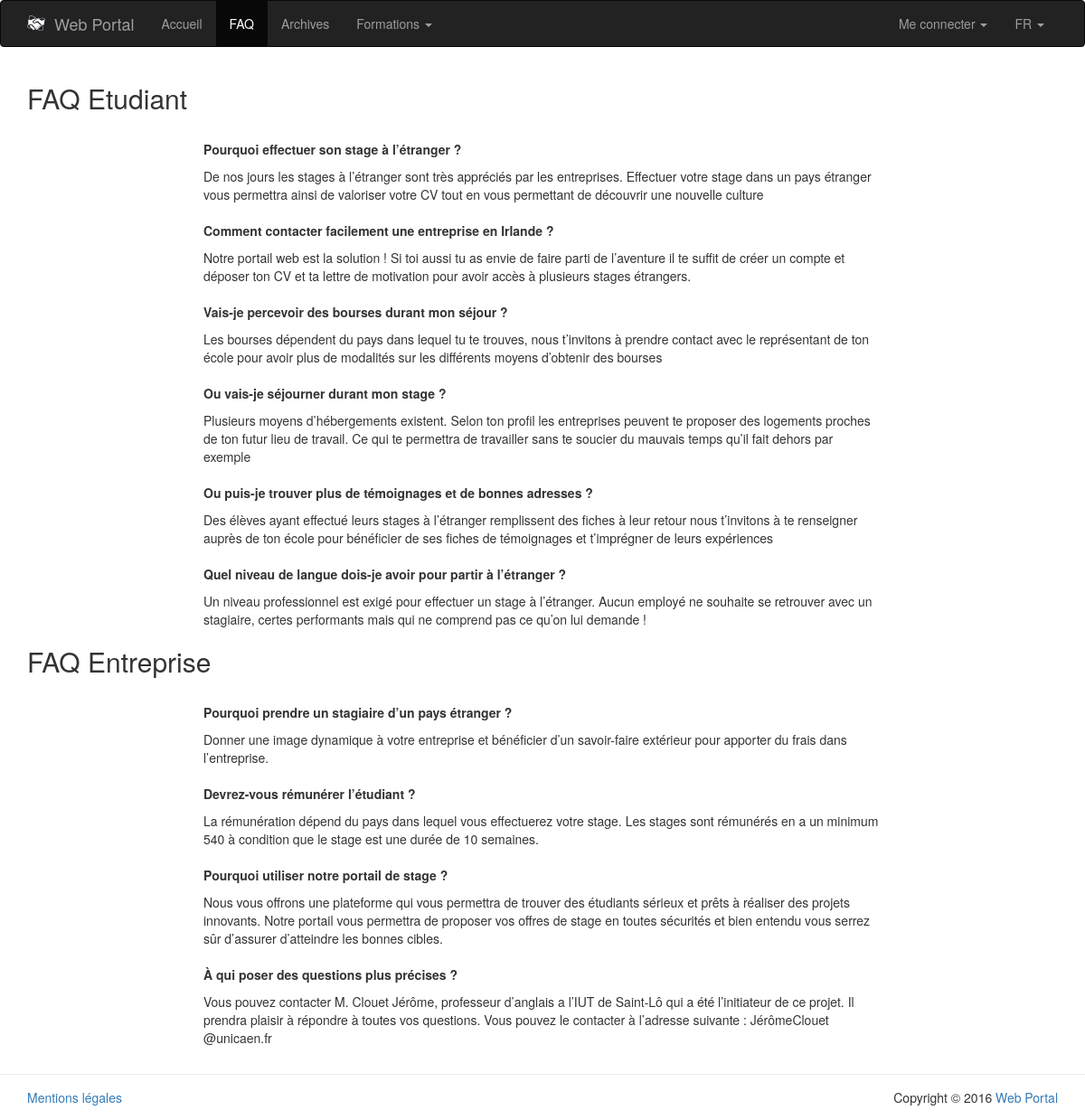
/PHP/public/index.php?page=faq, run on the app's committed database.
### tables this page shows
CREATE TABLE IF NOT EXISTS `faq` (
  `id` int(11) NOT NULL AUTO_INCREMENT,
  `question` text NOT NULL,
  `answer` text NOT NULL,
  `target` enum('student','company') NOT NULL,
  PRIMARY KEY (`id`)
);

### PHP/app/model/Faq.class.php (called while the page is built, shortened)
<?php
	class Faq {
		public function __get($nom) {
			return $this->$nom;
		}
		public static function getStudentsFaq() {
			$db = PDOConnexion::getInstance();
			$sql = 'SELECT * FROM faq WHERE target LIKE "student"';
			$sth = $db->prepare($sql);
			$sth->setFetchMode(PDO::FETCH_CLASS|PDO::FETCH_PROPS_LATE, 'Faq');
			$sth->execute();
			return $sth->fetchAll();
		}
		public static function getCompaniesFaq() {
			$db = PDOConnexion::getInstance();
			$sql = 'SELECT * FROM faq WHERE target LIKE "company"';
			$sth = $db->prepare($sql);
			$sth->setFetchMode(PDO::FETCH_CLASS|PDO::FETCH_PROPS_LATE, 'Faq');
			$sth->execute();
			return $sth->fetchAll();
		}
	}
?>

### PHP/app/view/faq.php (the view)
<div class="container">
	<div class="row">
		<div class="col-md-12">
			<h2>FAQ Etudiant</h2>
			<?php
				foreach(Faq::getStudentsFaq() as $faq) {
					echo '
						<br />
						<div class="row">
							<div class="col-md-offset-2 col-md-8">
								<p><b>' . $faq->question . '</b></p>
							</div>
						</div>
						<div class="row">
							<div class="col-md-offset-2 col-md-8">' . $faq->answer . '</div>
						</div>
					';
				}
			?>
			<h2>FAQ Entreprise</h2>
			<?php
				foreach(Faq::getCompaniesFaq() as $faq) {
					echo '
						<br />
						<div class="row">
							<div class="col-md-offset-2 col-md-8">
								<p><b>' . $faq->question . '</b></p>
							</div>
						</div>
						<div class="row">
							<div class="col-md-offset-2 col-md-8">' . $faq->answer . '</div>
						</div>
					';
				}
			?>
		</div>
	</div>
</div>

### PHP/public/index.php (shortened to what this page needs)
<?php
	if (substr($_GET['page'], 0, 6) == 'admin/') {
		if (App::isAdmin()) {
			if (!file_exists(APP . '/view/' . $_GET['page'] . '.php')) {
				App::getHeader(404);
			}
			require_once(APP . '/view/admin/header.php');
			require_once(APP . '/view/' . $_GET['page'] . '.php');
			require_once(APP . '/view/admin/footer.php');
		}
		else {
			App::getHeader(404);
		}
	}
	else {
		if (!file_exists(APP . '/view/' . $_GET['page'] . '.php')) {
			App::getHeader(404);
		}
		else {
			require_once(APP . '/view/header.php');
			require_once(APP . '/view/' . $_GET['page'] . '.php');
			require_once(APP . '/view/footer.php');
		}
	}
?>

### PHP/app/view/header.php (shortened to what this page needs)
<!DOCTYPE html>
<html lang="fr">
	<head>
		<link href="css/bootstrap.min.css" rel="stylesheet">
		<link href="https://maxcdn.bootstrapcdn.com/font-awesome/4.5.0/css/font-awesome.min.css" rel="stylesheet">
	</head>
	<body>
		<nav class="navbar navbar-inverse">
			<div class="container">
				<div class="navbar-header">
					<a class="navbar-brand" href="index.php?page=home"><img src="img/logo.png" alt="Logo" style="float: left; margin-right: 10px; width: 20px;"><?php echo App::$siteTitle; ?></a>
				</div>
				<div id="navbar" class="collapse navbar-collapse">
					<ul class="nav navbar-nav">
						<li<?php App::isCurrentPage('home'); ?>><a href="index.php?page=home">Accueil</a></li>
						<li<?php App::isCurrentPage('faq'); ?>><a href="index.php?page=faq">FAQ</a></li>
						<li<?php App::isCurrentPage('archives'); ?>><a href="index.php?page=archives">Archives</a></li>
						<li class="dropdown"
							     	App::isCurrentPage('formations-ireland'); ?>>
								  	<a id="formations-dropdown" href="#" class="dropdown-toggle" data-toggle="dropdown" role="button" aria-haspopup="true" aria-expanded="false">
										Formations
										<span class="caret"></span>
									</a>
						</li>
					</ul>
					<ul class="nav navbar-nav navbar-right">
						<?php if (App::isLogged()) : ?>
							<?php $member = App::getMember(); ?>
							<?php if (get_class($member) == 'Student') : ?>
								<li class="dropdown">
									<a id="student-dropdown" href="#" class="dropdown-toggle" data-toggle="dropdown" role="button" aria-haspopup="true" aria-expanded="false">
										<?php echo $member->first_name; ?>
										<span class="caret"></span>
									</a>
									<ul class="dropdown-menu" aria-labelledby="student-dropdown">
										<li><a href="index.php?page=profile-student">Profil</a></li>
										<li><a href="index.php?page=internship-request">Demander un stage</a></li>
										<li><a href="index.php?page=find-internship">Rechercher une entreprise</a></li>
										<?php if (App::isAdmin()) : ?>
											<li class="divider" role="separator"></li>
											<li><a href="index.php?page=admin/home">Administration</a></li>
										<?php endif; ?>
									</ul>
								</li>
							<?php else : ?>
								<li class="dropdown">
									<a id="company-dropdown" href="#" class="dropdown-toggle" data-toggle="dropdown" role="button" aria-haspopup="true" aria-expanded="false">
										<?php echo $member->name; ?>
										<span class="caret"></span>
									</a>
									<ul class="dropdown-menu" aria-labelledby="company-dropdown">
										<li><a href="index.php?page=profile-company">Profil</a></li>
										<li><a href="index.php?page=my-internships">Stages proposés</a></li>
										<li><a href="index.php?page=find-student">Rechercher des étudiants</a></li>
									</ul>
								</li>
							<?php endif; ?>
							<li><a href="index.php?page=signout">Déconnexion</a></li>
						<?php else : ?>
							<li class="dropdown">
								<a id="login-dropdown" href="#" class="dropdown-toggle" data-toggle="dropdown" role="button" aria-haspopup="true" aria-expanded="false">
									Me connecter
									<span class="caret"></span>
								</a>
							</li>
						<?php endif; ?>
						<li class="dropdown">
							<a id="lang-dropdown" href="#" class="dropdown-toggle" data-toggle="dropdown" role="button" aria-haspopup="true" aria-expanded="false">
								FR
								<span class="caret"></span>
							</a>
						</li>
                    </ul>
				</div>
			</div>
		</nav>

### PHP/app/model/App.class.php (shortened to what this page needs)
<?php
	class App {
		public static function isCurrentPage($page) {
			if ($_GET['page'] == $page) {
				echo ' class="active"';
			}
		}
		public static function isLogged() {
			return false;
		}
	}
?>

### PHP/app/view/footer.php (shortened to what this page needs)
		<footer id="footer" style="border-top: 1px solid #ededed; margin-top: 30px; padding: 15px 0;">
			<div class="container">
				<div class="row">
					<div class="col-md-8">
						<a href="index.php?page=legal">Mentions légales</a>
					</div>
					<div class="col-md-4 text-right">
						Copyright &copy; <?php echo date('Y') . ' <a href="index.php?page=home">' . App::$siteTitle . '</a>'; ?>
					</div>
				</div>
			</div>
		</footer>
	</body>
</html>

### data on the page
faq: question "Pourquoi effectuer son stage à l’étranger ?", answer "De nos jours les stages à l’étranger sont très appréciés par les entreprises. Effectuer votre stage dans un pays étranger vous permettra ainsi de valoriser votre CV tout en vous permettant de découvrir une nouvelle culture"
faq: question "Comment contacter facilement une entreprise en Irlande ?", answer "Notre portail web est la solution ! Si toi aussi tu as envie de faire parti de l’aventure il te suffit de créer un compte et déposer ton CV et ta lettre de motivation pour avoir accès à plusieurs stages étrangers."
faq: question "Vais-je percevoir des bourses durant mon séjour ?", answer "Les bourses dépendent du pays dans lequel tu te trouves, nous t’invitons à prendre contact avec le représentant de ton école pour avoir plus de modalités sur les différents moyens d’obtenir des bourses"
faq: question "Ou vais-je séjourner durant mon stage ?", answer "Plusieurs moyens d’hébergements existent. Selon ton profil les entreprises peuvent te proposer des logements proches de ton futur lieu de travail. Ce qui te permettra de travailler sans te soucier du mauvais temps qu’il fait dehors par exemple"
faq: question "Ou puis-je trouver plus de témoignages et de bonnes adresses ?", answer "Des élèves ayant effectué leurs stages à l’étranger remplissent des fiches à leur retour nous t’invitons à te renseigner auprès de ton école pour bénéficier de ses fiches de témoignages et t’imprégner de leurs expériences"
faq: question "Quel niveau de langue dois-je avoir pour partir à l’étranger ?", answer "Un niveau professionnel est exigé pour effectuer un stage à l’étranger. Aucun employé ne souhaite se retrouver avec un stagiaire, certes performants mais qui ne comprend pas ce qu’on lui demande !"
faq: question "Pourquoi prendre un stagiaire d’un pays étranger ?", answer "Donner une image dynamique à votre entreprise et bénéficier d’un savoir-faire extérieur pour apporter du frais dans l’entreprise."
faq: question "Devrez-vous rémunérer l’étudiant ?", answer "La rémunération dépend du pays dans lequel vous effectuerez votre stage. Les stages sont rémunérés en a un minimum 540 à condition que le stage est une durée de 10 semaines."
faq: question "Pourquoi utiliser notre portail de stage ?", answer "Nous vous offrons une plateforme qui vous permettra de trouver des étudiants sérieux et prêts à réaliser des projets innovants. Notre portail vous permettra de proposer vos offres de stage en toutes sécurités et bien entendu vous serrez sûr d’assurer d’atteindre les bonnes cibles."
faq: question "À qui poser des questions plus précises ?", answer "Vous pouvez contacter M. Clouet Jérôme, professeur d’anglais a l’IUT de Saint-Lô qui a été l’initiateur de ce projet. Il prendra plaisir à répondre à toutes vos questions. Vous pouvez le contacter à l’adresse suivante : JérômeClouet @unicaen.fr"

### other printed values
App::$siteTitle "Web Portal"
